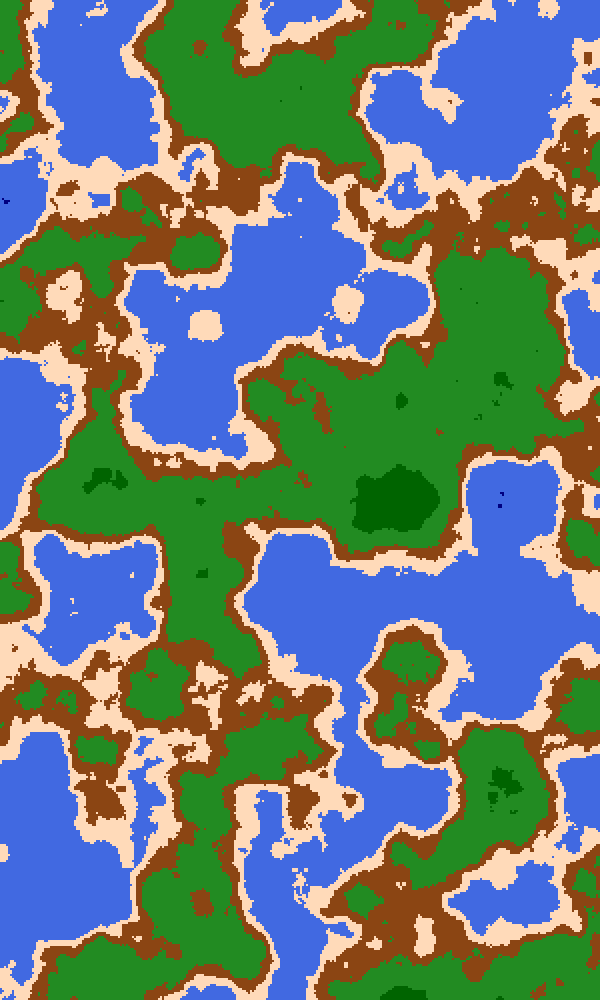
Frame 1 (no input)
Frame 2 (the mouse pressed at the canvas centre, redrawn once): identical to frame 1, image omitted

The p5.js sketch that drew this single still picture (run headless with seeded random() and noise() and a simulated clock; the mouse was pressed at the canvas centre and the sketch redrawn once):

// p5.js sketch
// ── sketch.js
const GRID_SIZE = 2;

let COLORS = [];

function setup() {
  // createCanvas(windowWidth, windowHeight);
  createCanvas(600, windowHeight);
  noLoop();
  noStroke();

  noiseDetail(8, 0.5);

  COLORS = [
    color("navy"),
    color("navy"),
    color("royalblue"),
    color("royalblue"),
    color("royalblue"),
    color("royalblue"),
    color("royalblue"),
    color("peachpuff"),
    color("saddlebrown"),
    color("forestgreen"),
    color("forestgreen"),
    color("forestgreen"),
    color("darkgreen"),
    color("darkgreen"),
    color("darkgreen"),
    color("darkgreen"),
  ];
}

function draw() {
  background(255);

  for (let y = 0; y < height; y+=GRID_SIZE) {
    for (let x = 0; x < width; x += GRID_SIZE) {
      let noise_val = COLORS.length * noise(x / 100, y / 100)
      let ci = floor(noise_val);

      let c0 = COLORS[ci];

      fill(c0);
      rect(x, y, GRID_SIZE, GRID_SIZE);
    }
  }
}
